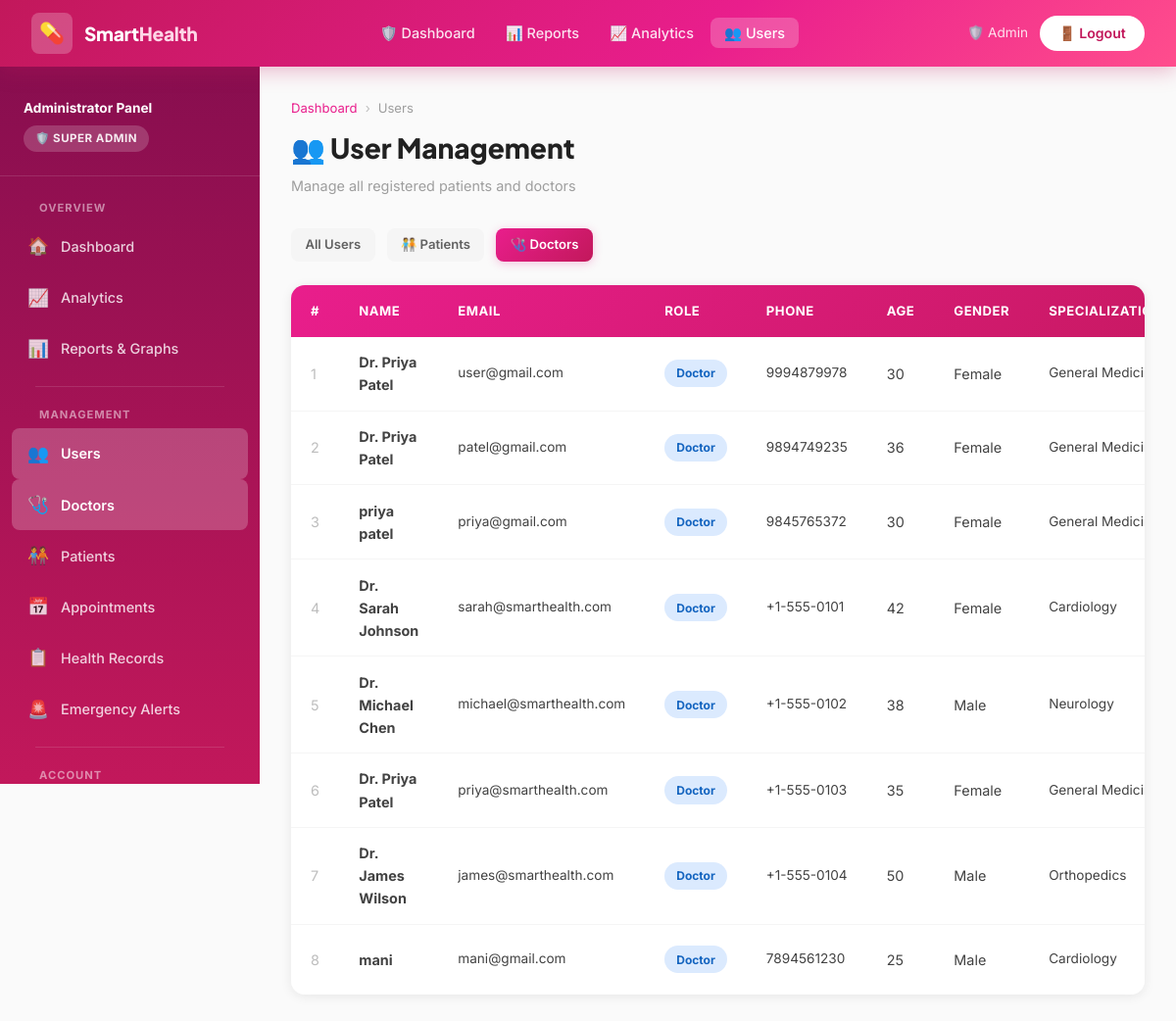
/admin/users?role=doctor (signed in), run on the app's committed database.
### tables this page shows
CREATE TABLE users (
            id INTEGER PRIMARY KEY AUTOINCREMENT,
            name TEXT NOT NULL,
            email TEXT UNIQUE NOT NULL,
            password TEXT NOT NULL,
            role TEXT NOT NULL DEFAULT 'patient',
            phone TEXT,
            age INTEGER,
            gender TEXT,
            specialization TEXT,
            status TEXT DEFAULT 'active',
            created_at TEXT
        );

### app.py (the view)
@app.route('/admin/users')
@admin_required
def admin_users():
    db = get_db()
    role = request.args.get('role', '')
    if role:
        users = db.execute("SELECT * FROM users WHERE role=? ORDER BY created_at DESC", (role,)).fetchall()
    else:
        users = db.execute("SELECT * FROM users WHERE role!='admin' ORDER BY created_at DESC").fetchall()
    return render_template('admin/users.html', users=users, role_filter=role)

### app.py (called while the page is built)
def admin_required(f):
    from functools import wraps
    @wraps(f)
    def decorated(*args, **kwargs):
        if 'user_id' not in session or session.get('role') != 'admin':
            flash('Admin access required.', 'danger')
            return redirect(url_for('login'))
        return f(*args, **kwargs)
    return decorated

### database.py (called while the page is built)
def get_db():
    from flask import current_app
    if 'db' not in g:
        g.db = sqlite3.connect(DATABASE)
        g.db.row_factory = sqlite3.Row
    return g.db

### templates/admin/users.html (shortened to what this page needs)
{% extends "admin/base_admin.html" %}
{% block content %}
<div class="page-header">
  <div class="breadcrumb"><a href="{{ url_for('admin_dashboard') }}">Dashboard</a><span>›</span>Users</div>
  <h1>👥 User Management</h1>
  <p>Manage all registered patients and doctors</p>
</div>
<div style="display:flex;gap:.75rem;margin-bottom:1.5rem;flex-wrap:wrap;">
  <a href="{{ url_for('admin_users') }}" class="btn {% if not role_filter %}btn-primary{% else %}btn-secondary{% endif %} btn-sm">All Users</a>
  <a href="{{ url_for('admin_users') }}?role=patient" class="btn {% if role_filter=='patient' %}btn-primary{% else %}btn-secondary{% endif %} btn-sm">🧑‍🤝‍🧑 Patients</a>
  <a href="{{ url_for('admin_users') }}?role=doctor" class="btn {% if role_filter=='doctor' %}btn-primary{% else %}btn-secondary{% endif %} btn-sm">🩺 Doctors</a>
</div>
<div class="table-wrap">
  <table>
    <thead>
      <tr><th>#</th><th>Name</th><th>Email</th><th>Role</th><th>Phone</th><th>Age</th><th>Gender</th><th>Specialization</th><th>Joined</th><th>Action</th></tr>
    </thead>
    <tbody>
      {% for u in users %}
      <tr>
        <td style="color:var(--gray-400)">{{ loop.index }}</td>
        <td><strong>{{ u.name }}</strong></td>
        <td style="font-size:.85rem;">{{ u.email }}</td>
        <td><span class="badge {% if u.role=='doctor' %}badge-info{% else %}badge-success{% endif %}">{{ u.role }}</span></td>
        <td style="font-size:.85rem;">{{ u.phone or '—' }}</td>
        <td>{{ u.age or '—' }}</td>
        <td>{{ u.gender or '—' }}</td>
        <td style="font-size:.85rem;">{{ u.specialization or '—' }}</td>
      </tr>
      {% else %}
      <tr><td colspan="10" style="text-align:center;padding:2rem;color:var(--gray-400);">No users found.</td></tr>
      {% endfor %}
    </tbody>
  </table>
</div>
{% endblock %}

### static/css/style.css (style rules this page uses)
:root { --pink-50: #fff0f6; --pink-100: #ffd6e7; --pink-200: #ffa8c9; --pink-300: #ff79a8; --pink-400: #ff4d8d; --pink-500: #e91e8c; --pink-600: #c2185b; --pink-700: #880e4f; --pink-800: #560027; --white: #ffffff; --gray-50: #fafafa; --gray-100: #f5f5f5; --gray-200: #eeeeee; --gray-300: #e0e0e0; --gray-400: #bdbdbd; --gray-500: #9e9e9e; --gray-600: #757575; --gray-700: #616161; --gray-800: #424242; --gray-900: #212121; --success: #00c853; --warning: #ff6d00; --danger: #d50000; --info: #0091ea; --font-body: 'Inter', sans-serif; --font-heading: 'Plus Jakarta Sans', sans-serif; --shadow-sm: 0 1px 4px rgba(233,30,140,.10); --shadow-md: 0 4px 16px rgba(233,30,140,.15); --shadow-lg: 0 8px 32px rgba(233,30,140,.20); --shadow-card: 0 2px 12px rgba(0,0,0,.08); --radius-sm: 8px; --radius-md: 14px; --radius-lg: 20px; --radius-xl: 28px; --radius-full: 9999px; --trans: all .25s cubic-bezier(.4,0,.2,1); }
*, *::before, *::after { box-sizing: border-box; margin: 0; padding: 0; }
html { scroll-behavior: smooth; }
body { font-family: var(--font-body); color: var(--gray-900); background: var(--gray-50); font-size: 15px; line-height: 1.6; }
.page-header { margin-bottom: 2rem; }
.page-header h1 { font-family: var(--font-heading); font-size: 1.75rem; font-weight: 800; color: var(--gray-900); margin-bottom: .25rem; }
.page-header p { color: var(--gray-500); font-size: .9rem; }
.breadcrumb { display: flex; align-items: center; gap: .5rem; font-size: .82rem; color: var(--gray-500); margin-bottom: .5rem; }
.breadcrumb a { color: var(--pink-500); text-decoration: none; }
.breadcrumb span { color: var(--gray-400); }
.btn { display: inline-flex; align-items: center; gap: .5rem; padding: .65rem 1.4rem; border-radius: var(--radius-sm); font-size: .9rem; font-weight: 600; text-decoration: none; border: none; cursor: pointer; transition: var(--trans); font-family: var(--font-body); }
.btn-primary { background: linear-gradient(135deg,var(--pink-500),var(--pink-600)); color: #fff; box-shadow: 0 2px 10px rgba(233,30,140,.25); }
.btn-secondary { background: var(--gray-100); color: var(--gray-700); }
.btn-sm { padding: .4rem .9rem; font-size: .82rem; }
.table-wrap { overflow-x: auto; border-radius: var(--radius-md); box-shadow: var(--shadow-card); }
table { width: 100%; border-collapse: collapse; background: var(--white); }
thead { background: linear-gradient(135deg, var(--pink-500), var(--pink-600)); }
thead th { color: #fff; font-size: .82rem; font-weight: 700; text-transform: uppercase; letter-spacing: .5px; padding: 1rem 1.25rem; text-align: left; white-space: nowrap; }
tbody tr { border-bottom: 1px solid var(--gray-100); transition: var(--trans); }
tbody tr:last-child { border-bottom: none; }
tbody td { padding: .9rem 1.25rem; font-size: .9rem; color: var(--gray-800); }
.badge { display: inline-flex; align-items: center; padding: .28rem .75rem; border-radius: var(--radius-full); font-size: .75rem; font-weight: 700; text-transform: capitalize; }
.badge-info { background: #dbeafe; color: #1565c0; }

### data on the page
users: name "Dr. Priya Patel", email "user@gmail.com", role "Doctor", phone "9994879978", age "30", gender "Female", specialization "General…"
users: name "Dr. Priya Patel", email "patel@gmail.com", role "Doctor", phone "9894749235", age "36", gender "Female", specialization "General…"
users: name "priya patel", email "priya@gmail.com", role "Doctor", phone "9845765372", age "30", gender "Female", specialization "General…"
users: name "Dr. Sarah Johnson", email "sarah@smarthealth.com", role "Doctor", phone "+1-555-0101", age "42", gender "Female", specialization "Cardiology"
users: name "Dr. Michael Chen", email "michael@smarthealth.com", role "Doctor", phone "+1-555-0102", age "38", gender "Male", specialization "Neurology"
users: name "Dr. Priya Patel", email "priya@smarthealth.com", role "Doctor", phone "+1-555-0103", age "35", gender "Female", specialization "General…"
users: name "Dr. James Wilson", email "james@smarthealth.com", role "Doctor", phone "+1-555-0104", age "50", gender "Male", specialization "Orthopedics"
users: name "mani", email "mani@gmail.com", role "Doctor", phone "7894561230", age "25", gender "Male", specialization "Cardiology"

### other printed values
{{ session.name }} "Admin"
